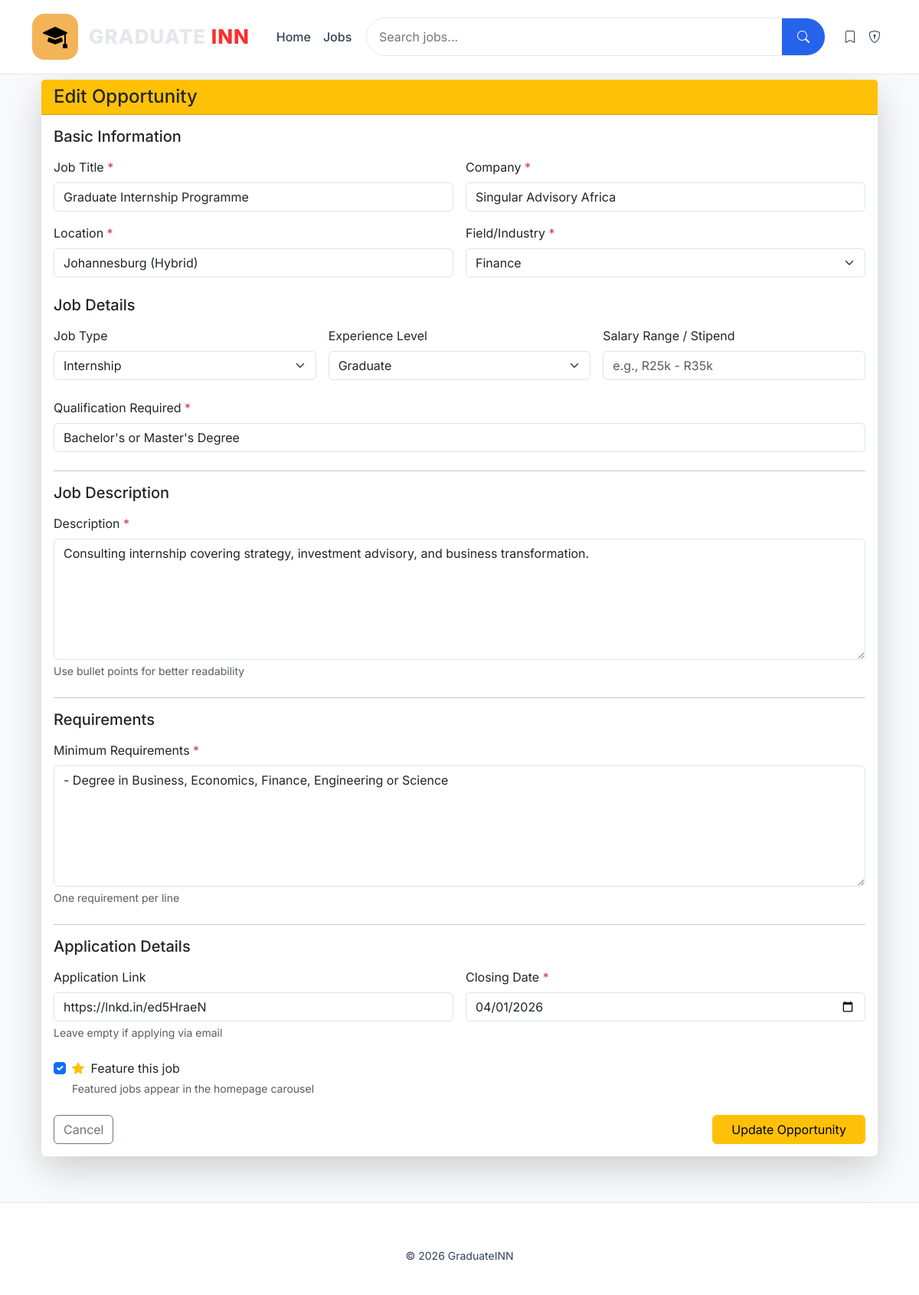
The page /edit/17 (signed in) on the database its author committed.
### tables this page shows
CREATE TABLE jobs(
        id INTEGER PRIMARY KEY AUTOINCREMENT,
        title TEXT,
        company TEXT,
        location TEXT,
        field TEXT,
        qualification TEXT,
        description TEXT,
        requirements TEXT,
        application_link TEXT,
        closing_date TEXT,
        created_date TEXT DEFAULT CURRENT_DATE,
        salary_range TEXT,
        job_type TEXT,
        experience_level TEXT,
        views INTEGER DEFAULT 0,
        is_featured INTEGER DEFAULT 0,
        posted_by INTEGER,
        FOREIGN KEY (posted_by) REFERENCES users(id)
    );

### app.py (the view, shortened to what this page needs)
@app.route("/edit/<int:id>", methods=["GET", "POST"])
@admin_required
def edit_job(id):
    features = get_available_features()
    conn = get_db()
    job = conn.execute("SELECT * FROM jobs WHERE id = ?", (id,)).fetchone()
    conn.close()
    return render_template("edit_job.html", job=job, features=features)

### app.py (called while the page is built)
def get_db():
    conn = sqlite3.connect(DATABASE)
    conn.row_factory = sqlite3.Row
    return conn

def column_exists(table_name, column_name):
    conn = get_db()
    cursor = conn.execute(f"PRAGMA table_info({table_name})")
    columns = [column[1] for column in cursor.fetchall()]
    conn.close()
    return column_name in columns

def get_available_features():
    return {
        'is_featured': column_exists('jobs', 'is_featured'),
        'views': column_exists('jobs', 'views'),
        'job_type': column_exists('jobs', 'job_type'),
        'experience_level': column_exists('jobs', 'experience_level'),
        'salary_range': column_exists('jobs', 'salary_range')
    }

def admin_required(f):
    @wraps(f)
    def decorated_function(*args, **kwargs):
        if 'user_id' not in session or not session.get('is_admin'):
            flash('Access denied. Admin privileges required.', 'error')
            return redirect(url_for('index'))
        return f(*args, **kwargs)
    return decorated_function

### templates/edit_job.html (shortened to what this page needs)
{% extends "base.html" %}
{% block content %}
<div class="container mt-4">
<div class="card shadow-lg border-0">
<div class="card-header bg-warning text-dark">
<h4 class="mb-0">Edit Opportunity</h4>
</div>
<div class="card-body">
<form method="post">
<h5 class="mb-3">Basic Information</h5>
<div class="row g-3 mb-4">
    <div class="col-md-6">
        <label class="form-label">Job Title <span class="text-danger">*</span></label>
        <input name="title" class="form-control" required
               value="{{ job.title }}">
    </div>
    <div class="col-md-6">
        <label class="form-label">Company <span class="text-danger">*</span></label>
        <input name="company" class="form-control" required
               value="{{ job.company }}">
    </div>
    <div class="col-md-6">
        <label class="form-label">Location <span class="text-danger">*</span></label>
        <input name="location" class="form-control" required
               value="{{ job.location }}">
    </div>
    <div class="col-md-6">
        <label class="form-label">Field/Industry <span class="text-danger">*</span></label>
        <select name="field" class="form-select" required>
            {% for option in ['Engineering', 'Information Technology', 'Accounting', 'Finance', 'Marketing', 'Human Resources', 'Sales', 'Logistics', 'Healthcare', 'Education', 'Other'] %}
                <option value="{{ option }}" {% if job.field == option %}selected{% endif %}>{{ option }}</option>
            {% endfor %}
        </select>
    </div>
</div>
<h5 class="mb-3">Job Details</h5>
<div class="row g-3 mb-4">
    <div class="col-md-4">
        <label class="form-label">Job Type</label>
        <select name="job_type" class="form-select">
            {% for type in ['Full-time','Part-time','Internship','Contract','Temporary'] %}
                <option value="{{ type }}" {% if job.job_type == type %}selected{% endif %}>{{ type }}</option>
            {% endfor %}
        </select>
    </div>
    <div class="col-md-4">
        <label class="form-label">Experience Level</label>
        <select name="experience_level" class="form-select">
            {% for level in ['Entry Level','Intermediate','Graduate','Intern'] %}
                <option value="{{ level }}" {% if job.experience_level == level %}selected{% endif %}>{{ level }}</option>
            {% endfor %}
        </select>
    </div>
    <div class="col-md-4">
        <label class="form-label">Salary Range / Stipend</label>
        <input name="salary_range" class="form-control"
               value="{{ job.salary_range }}" placeholder="e.g., R25k - R35k">
    </div>
</div>
<div class="mb-4">
    <label class="form-label">Qualification Required <span class="text-danger">*</span></label>
    <input name="qualification" class="form-control" required
           value="{{ job.qualification }}">
</div>
<hr>
<h5 class="mb-3">Job Description</h5>
<div class="mb-4">
    <label class="form-label">Description <span class="text-danger">*</span></label>
    <textarea name="description" rows="6" class="form-control" required>{{ job.description }}</textarea>
    <div class="form-text">Use bullet points for better readability</div>
</div>
<hr>
<h5 class="mb-3">Requirements</h5>
<div class="mb-4">
    <label class="form-label">Minimum Requirements <span class="text-danger">*</span></label>
    <textarea name="requirements" rows="6" class="form-control" required>{{ job.requirements }}</textarea>
    <div class="form-text">One requirement per line</div>
</div>
<hr>
<h5 class="mb-3">Application Details</h5>
<div class="row g-3 mb-4">
    <div class="col-md-6">
        <label class="form-label">Application Link</label>
        <input name="application_link" class="form-control"
               value="{{ job.application_link }}" placeholder="https://company.com/apply">
        <div class="form-text">Leave empty if applying via email</div>
    </div>
    <div class="col-md-6">
        <label class="form-label">Closing Date <span class="text-danger">*</span></label>
        <input type="date" name="closing_date" class="form-control"
               value="{{ job.closing_date }}">
    </div>
</div>
<div class="mb-4">
    <div class="form-check">
        <input type="checkbox" name="is_featured" class="form-check-input" id="isFeatured" {% if job.is_featured %}checked{% endif %}>
        <label class="form-check-label" for="isFeatured">
            <i class="bi bi-star-fill text-warning me-1"></i> Feature this job
        </label>
        <div class="form-text">Featured jobs appear in the homepage carousel</div>
    </div>
</div>
<div class="d-flex justify-content-between">
    <a href="/dashboard" class="btn btn-outline-secondary">
        Cancel
    </a>
    <button class="btn btn-warning px-4">
        Update Opportunity
    </button>
</div>
</form>
</div>
</div>
</div>
{% endblock %}

### templates/base.html (style rules this page uses)
:root { --primary: #2563eb; --dark: #0f172a; --text: #334155; --light: #f1f5f9; --border: #e2e8f0; }
body { font-family: 'Inter', sans-serif; background: #f8fafc; color: var(--text); padding-top: 80px; }

### rows shown on the page
jobs: title "Graduate Internship Programme", company "Singular Advisory Africa", location "Johannesburg (Hybrid)", field "Finance", job_type "Internship", experience_level "Graduate", qualification "Bachelor's or Master's Degree", description "Consulting internship covering strategy, investment advisory, and business transformation.", requirements "- Degree in Business, Economics, Finance, Engineering or Science", application_link "https://lnkd.in/ed5HraeN", closing_date "04/01/2026", is_featured "☑"
